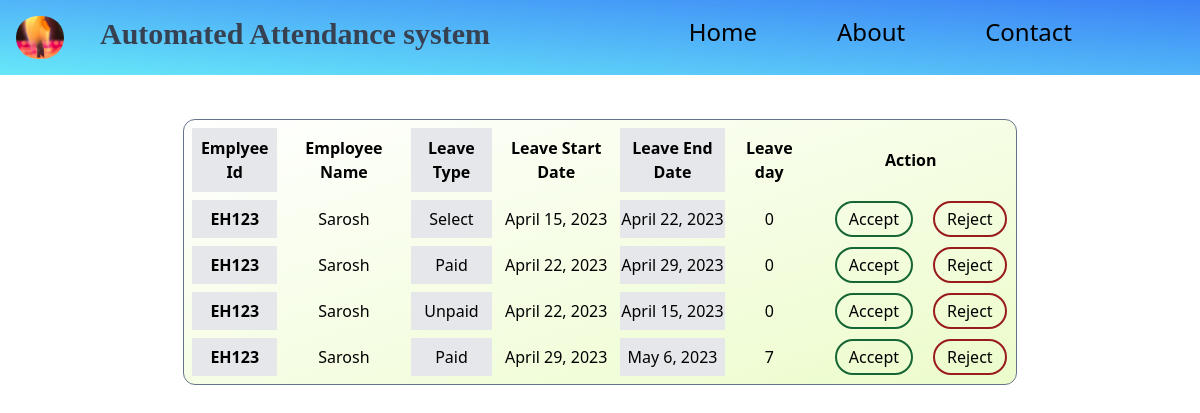
The page /HRM/showleaverequest on the database its author committed.
### HRM/models.py (models this page shows, shortened)
class Leave(models.Model):
    leave_id = models.CharField(max_length=50, default="", unique=True, primary_key=True)
    emp_id =  models.CharField(max_length=50, default="")
    emp_name =  models.CharField(max_length=70, default="")
    emp_dep = models.CharField(max_length=100, default="")
    s_date = models.DateField(default='')
    e_date = models.DateField(default='')
    l_day = models.IntegerField(default='')
    l_type = models.CharField(max_length=50, default='')
    l_status = models.CharField(max_length=50, default="")

### HRM/views.py (the view)
# urls.py: path('showleaverequest', views.showleaverequest, name='showleave' ),
def showleaverequest(request):
    var_status_list = ["Accept","Reject"]
    var_all_leave =  Leave.objects.exclude(l_status__in = var_status_list).order_by('s_date')
    param =  {'allleave': var_all_leave}
    return render(request, 'HRM/checkleaverequest.html', param)

### HRM/templates/HRM/checkleaverequest.html (shortened to what this page needs)
<!DOCTYPE html>
<html lang="en">
<head>
    <script src="https://cdn.tailwindcss.com"></script>
</head>
<body id="leave">
    {%load static%}
    <nav class=" flex bg-pink-300 py-4 bg-gradient-to-tr from-cyan-300 to-blue-500">
        <div class=" flex space-x-5 my-auto ">
            <img src="{% static 'images/logo.png' %}" alt="image" class="w-12 rounded-3xl mx-4">
            <h4 class="font-serif text-3xl text-gray-700 font-extrabold font">Automated Attendance system</h4>
        </div>
        <ul class="flex my-auto space-x-20 absolute inset-y-auto right-32 text-2xl">
            <li class="hover:underline"><a href="{%url 'home' %}">Home</a></li>
            <li class="hover:underline"><a href="{%url 'about' %}">About</a></li>
            <li class="hover:underline"><a href="{%url 'contact'%}">Contact</a></li>
        </ul>
    </nav>
    <div class="maintable flex py-10 ">
        <div class="centertablediv w-5/6 flex mx-auto">
            <table class="w-5/6  border-separate border-spacing-2 border border-slate-500 mx-auto bg-gradient-to-br from-white to-lime-100 rounded-xl">
                <thead class="">
                    <tr>
                        <th class="bg-gray-200 py-2">Emplyee Id</th>
                        <th class="py-2">Employee Name</th>
                        <th class="bg-gray-200 py-2">Leave Type</th>
                        <th class=" py-2">Leave Start Date</th>
                        <th class="bg-gray-200 py-2" >Leave End Date</th>
                        <th class=" py-2">Leave day</th>
                        <th class=" py-2">Action </th>
                    </tr>
                </thead>
                <tbody class="">
                    {%for item in allleave %}
                    <tr>
                        <td class=" text-center font-bold bg-gray-200"><a href="/HRM/profile/{{item.emp_id}}" target="_blank">{{item.emp_id}}</a></td>
                        <td class=" text-center">{{item.emp_name}}</td>
                        <td class=" text-center bg-gray-200">{{item.l_type}}</td>
                        <td class=" text-center ">{{item.s_date}}</td>
                        <td class=" text-center bg-gray-200">{{item.e_date}}</td>
                        <td class=" text-center ">{{item.l_day}}</td>
                        <td class=" text-center ">
                            <form class="flex space-x-5 my-auto" action="/HRM/leavestatus/{{item.leave_id}}"
                                method="post">
                                <input
                                    class="border-solid border-2 border-green-800 rounded-full px-3 py-1 hover:bg-green-800  hover:drop-shadow-2xl hover:text-white"
                                    type="submit" name="accept" value="Accept">
                                <input
                                    class="border-solid border-2 border-red-800 rounded-full px-3 py-1 hover:bg-red-800  hover:drop-shadow-2xl hover:text-white"
                                    type="submit" name="reject" value="Reject">
                            </form>
                        </td>
                    </tr>
                    {% endfor %}
                </tbody>
            </table>
        </div>
    </div>
</body>
</html>

### rows shown on the page
Leave: emp_id "EH123", emp_name "Sarosh", l_type "Select", s_date "April 15, 2023", e_date "April 22, 2023", l_day "0"
Leave: emp_id "EH123", emp_name "Sarosh", l_type "Paid", s_date "April 22, 2023", e_date "April 29, 2023", l_day "0"
Leave: emp_id "EH123", emp_name "Sarosh", l_type "Unpaid", s_date "April 22, 2023", e_date "April 15, 2023", l_day "0"
Leave: emp_id "EH123", emp_name "Sarosh", l_type "Paid", s_date "April 29, 2023", e_date "May 6, 2023", l_day "7"
